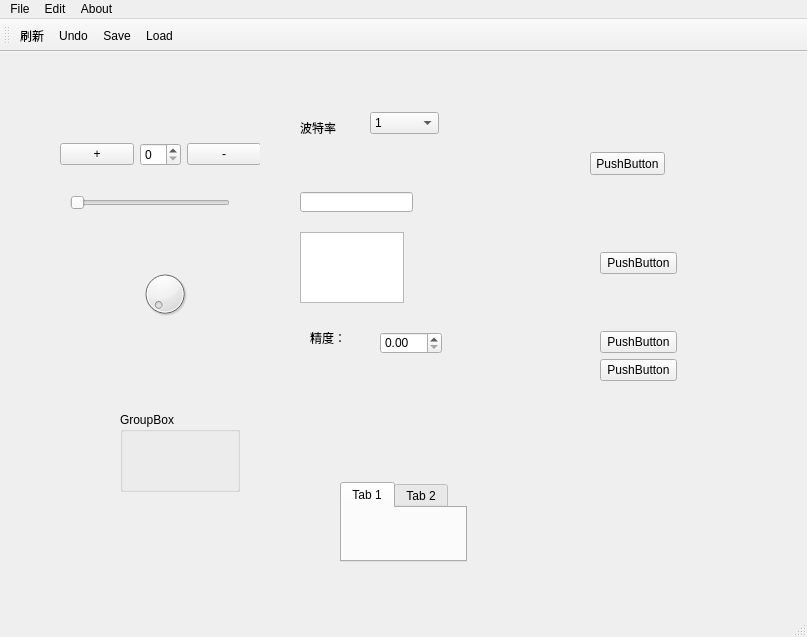
<?xml version="1.0" encoding="UTF-8"?>
<ui version="4.0">
 <class>MyMainWindow</class>
 <widget class="QMainWindow" name="MyMainWindow">
  <property name="geometry">
   <rect>
    <x>0</x>
    <y>0</y>
    <width>807</width>
    <height>637</height>
   </rect>
  </property>
  <property name="windowTitle">
   <string>主窗体测试</string>
  </property>
  <property name="windowIcon">
   <iconset resource="resource.qrc">
    <normaloff>:/logo/res/logo.png</normaloff>:/logo/res/logo.png</iconset>
  </property>
  <widget class="QWidget" name="centralwidget">
   <widget class="QPushButton" name="pushButton_3">
    <property name="geometry">
     <rect>
      <x>590</x>
      <y>100</y>
      <width>75</width>
      <height>23</height>
     </rect>
    </property>
    <property name="text">
     <string>PushButton</string>
    </property>
   </widget>
   <widget class="QSlider" name="horizontalSlider">
    <property name="geometry">
     <rect>
      <x>70</x>
      <y>140</y>
      <width>160</width>
      <height>22</height>
     </rect>
    </property>
    <property name="orientation">
     <enum>Qt::Horizontal</enum>
    </property>
   </widget>
   <widget class="QComboBox" name="comboBox">
    <property name="geometry">
     <rect>
      <x>370</x>
      <y>60</y>
      <width>69</width>
      <height>22</height>
     </rect>
    </property>
    <item>
     <property name="text">
      <string>1</string>
     </property>
    </item>
    <item>
     <property name="text">
      <string>2</string>
     </property>
    </item>
    <item>
     <property name="text">
      <string>3</string>
     </property>
    </item>
   </widget>
   <widget class="QLineEdit" name="lineEdit">
    <property name="geometry">
     <rect>
      <x>300</x>
      <y>140</y>
      <width>113</width>
      <height>20</height>
     </rect>
    </property>
   </widget>
   <widget class="QPlainTextEdit" name="plainTextEdit">
    <property name="geometry">
     <rect>
      <x>300</x>
      <y>180</y>
      <width>104</width>
      <height>71</height>
     </rect>
    </property>
   </widget>
   <widget class="QDoubleSpinBox" name="doubleSpinBox">
    <property name="geometry">
     <rect>
      <x>380</x>
      <y>280</y>
      <width>62</width>
      <height>22</height>
     </rect>
    </property>
   </widget>
   <widget class="QDial" name="dial">
    <property name="geometry">
     <rect>
      <x>140</x>
      <y>210</y>
      <width>50</width>
      <height>64</height>
     </rect>
    </property>
   </widget>
   <widget class="QLabel" name="label">
    <property name="geometry">
     <rect>
      <x>310</x>
      <y>280</y>
      <width>54</width>
      <height>12</height>
     </rect>
    </property>
    <property name="text">
     <string>精度：</string>
    </property>
    <property name="buddy">
     <cstring>doubleSpinBox</cstring>
    </property>
   </widget>
   <widget class="QLabel" name="label_2">
    <property name="geometry">
     <rect>
      <x>300</x>
      <y>70</y>
      <width>54</width>
      <height>12</height>
     </rect>
    </property>
    <property name="text">
     <string>波特率</string>
    </property>
    <property name="buddy">
     <cstring>comboBox</cstring>
    </property>
   </widget>
   <widget class="QGroupBox" name="groupBox">
    <property name="geometry">
     <rect>
      <x>120</x>
      <y>360</y>
      <width>120</width>
      <height>80</height>
     </rect>
    </property>
    <property name="title">
     <string>GroupBox</string>
    </property>
   </widget>
   <widget class="QTabWidget" name="tabWidget">
    <property name="geometry">
     <rect>
      <x>340</x>
      <y>430</y>
      <width>127</width>
      <height>80</height>
     </rect>
    </property>
    <widget class="QWidget" name="tab">
     <attribute name="title">
      <string>Tab 1</string>
     </attribute>
    </widget>
    <widget class="QWidget" name="tab_2">
     <attribute name="title">
      <string>Tab 2</string>
     </attribute>
    </widget>
   </widget>
   <widget class="QWidget" name="">
    <property name="geometry">
     <rect>
      <x>600</x>
      <y>200</y>
      <width>77</width>
      <height>129</height>
     </rect>
    </property>
    <layout class="QVBoxLayout" name="verticalLayout">
     <item>
      <widget class="QPushButton" name="pushButton_4">
       <property name="text">
        <string>PushButton</string>
       </property>
      </widget>
     </item>
     <item>
      <spacer name="verticalSpacer">
       <property name="orientation">
        <enum>Qt::Vertical</enum>
       </property>
       <property name="sizeHint" stdset="0">
        <size>
         <width>20</width>
         <height>40</height>
        </size>
       </property>
      </spacer>
     </item>
     <item>
      <widget class="QPushButton" name="pushButton_5">
       <property name="text">
        <string>PushButton</string>
       </property>
      </widget>
     </item>
     <item>
      <widget class="QPushButton" name="pushButton_6">
       <property name="text">
        <string>PushButton</string>
       </property>
      </widget>
     </item>
    </layout>
   </widget>
   <widget class="QWidget" name="">
    <property name="geometry">
     <rect>
      <x>60</x>
      <y>90</y>
      <width>200</width>
      <height>25</height>
     </rect>
    </property>
    <layout class="QHBoxLayout" name="horizontalLayout">
     <item>
      <widget class="QPushButton" name="pushButton">
       <property name="text">
        <string>+</string>
       </property>
      </widget>
     </item>
     <item>
      <widget class="QSpinBox" name="spinBox"/>
     </item>
     <item>
      <widget class="QPushButton" name="pushButton_2">
       <property name="text">
        <string>-</string>
       </property>
      </widget>
     </item>
    </layout>
   </widget>
   <zorder>plainTextEdit</zorder>
   <zorder>pushButton</zorder>
   <zorder>spinBox</zorder>
   <zorder>pushButton_2</zorder>
   <zorder>pushButton_3</zorder>
   <zorder>pushButton_4</zorder>
   <zorder>pushButton_5</zorder>
   <zorder>pushButton_6</zorder>
   <zorder>comboBox</zorder>
   <zorder>lineEdit</zorder>
   <zorder>doubleSpinBox</zorder>
   <zorder>dial</zorder>
   <zorder>label</zorder>
   <zorder>horizontalSlider</zorder>
   <zorder>label_2</zorder>
   <zorder>groupBox</zorder>
   <zorder>tabWidget</zorder>
  </widget>
  <widget class="QMenuBar" name="menubar">
   <property name="geometry">
    <rect>
     <x>0</x>
     <y>0</y>
     <width>807</width>
     <height>23</height>
    </rect>
   </property>
   <widget class="QMenu" name="menuFile">
    <property name="title">
     <string>File</string>
    </property>
    <addaction name="actionSave"/>
    <addaction name="actionLoad"/>
    <addaction name="separator"/>
    <addaction name="actionExit"/>
   </widget>
   <widget class="QMenu" name="menuEdit">
    <property name="title">
     <string>Edit</string>
    </property>
    <addaction name="actionUndo"/>
    <addaction name="actionRefresh"/>
   </widget>
   <widget class="QMenu" name="menuAbout">
    <property name="title">
     <string>About</string>
    </property>
    <addaction name="actionVersion"/>
    <addaction name="actionDownload"/>
   </widget>
   <addaction name="menuFile"/>
   <addaction name="menuEdit"/>
   <addaction name="menuAbout"/>
  </widget>
  <widget class="QStatusBar" name="statusBar"/>
  <widget class="QToolBar" name="toolBar">
   <property name="windowTitle">
    <string>toolBar</string>
   </property>
   <attribute name="toolBarArea">
    <enum>TopToolBarArea</enum>
   </attribute>
   <attribute name="toolBarBreak">
    <bool>false</bool>
   </attribute>
   <addaction name="actionRefresh"/>
   <addaction name="actionUndo"/>
   <addaction name="actionSave"/>
   <addaction name="actionLoad"/>
  </widget>
  <action name="actionSave">
   <property name="text">
    <string>Save</string>
   </property>
  </action>
  <action name="actionLoad">
   <property name="text">
    <string>Load</string>
   </property>
  </action>
  <action name="actionExit">
   <property name="text">
    <string>Exit</string>
   </property>
  </action>
  <action name="actionUndo">
   <property name="icon">
    <iconset resource="resource.qrc">
     <normaloff>:/icon/disc</normaloff>:/icon/disc</iconset>
   </property>
   <property name="text">
    <string>Undo</string>
   </property>
  </action>
  <action name="actionVersion">
   <property name="text">
    <string>Version</string>
   </property>
  </action>
  <action name="actionDownload">
   <property name="text">
    <string>Download</string>
   </property>
  </action>
  <action name="actionRefresh">
   <property name="icon">
    <iconset resource="resource.qrc">
     <normaloff>:/icon/refresh</normaloff>:/icon/refresh</iconset>
   </property>
   <property name="text">
    <string>刷新</string>
   </property>
   <property name="shortcut">
    <string>Alt+Shift+R</string>
   </property>
  </action>
 </widget>
 <tabstops>
  <tabstop>comboBox</tabstop>
  <tabstop>pushButton</tabstop>
  <tabstop>spinBox</tabstop>
  <tabstop>pushButton_2</tabstop>
  <tabstop>horizontalSlider</tabstop>
  <tabstop>dial</tabstop>
  <tabstop>lineEdit</tabstop>
  <tabstop>plainTextEdit</tabstop>
  <tabstop>doubleSpinBox</tabstop>
  <tabstop>pushButton_3</tabstop>
  <tabstop>pushButton_4</tabstop>
  <tabstop>pushButton_5</tabstop>
  <tabstop>pushButton_6</tabstop>
 </tabstops>
 <resources>
  <include location="resource.qrc"/>
 </resources>
 <connections>
  <connection>
   <sender>pushButton</sender>
   <signal>clicked()</signal>
   <receiver>spinBox</receiver>
   <slot>stepUp()</slot>
   <hints>
    <hint type="sourcelabel">
     <x>95</x>
     <y>161</y>
    </hint>
    <hint type="destinationlabel">
     <x>158</x>
     <y>155</y>
    </hint>
   </hints>
  </connection>
  <connection>
   <sender>pushButton_2</sender>
   <signal>clicked()</signal>
   <receiver>spinBox</receiver>
   <slot>stepDown()</slot>
   <hints>
    <hint type="sourcelabel">
     <x>226</x>
     <y>162</y>
    </hint>
    <hint type="destinationlabel">
     <x>170</x>
     <y>160</y>
    </hint>
   </hints>
  </connection>
  <connection>
   <sender>horizontalSlider</sender>
   <signal>valueChanged(int)</signal>
   <receiver>spinBox</receiver>
   <slot>setValue(int)</slot>
   <hints>
    <hint type="sourcelabel">
     <x>151</x>
     <y>208</y>
    </hint>
    <hint type="destinationlabel">
     <x>163</x>
     <y>163</y>
    </hint>
   </hints>
  </connection>
  <connection>
   <sender>horizontalSlider</sender>
   <signal>valueChanged(int)</signal>
   <receiver>dial</receiver>
   <slot>setValue(int)</slot>
   <hints>
    <hint type="sourcelabel">
     <x>187</x>
     <y>212</y>
    </hint>
    <hint type="destinationlabel">
     <x>184</x>
     <y>294</y>
    </hint>
   </hints>
  </connection>
 </connections>
</ui>
